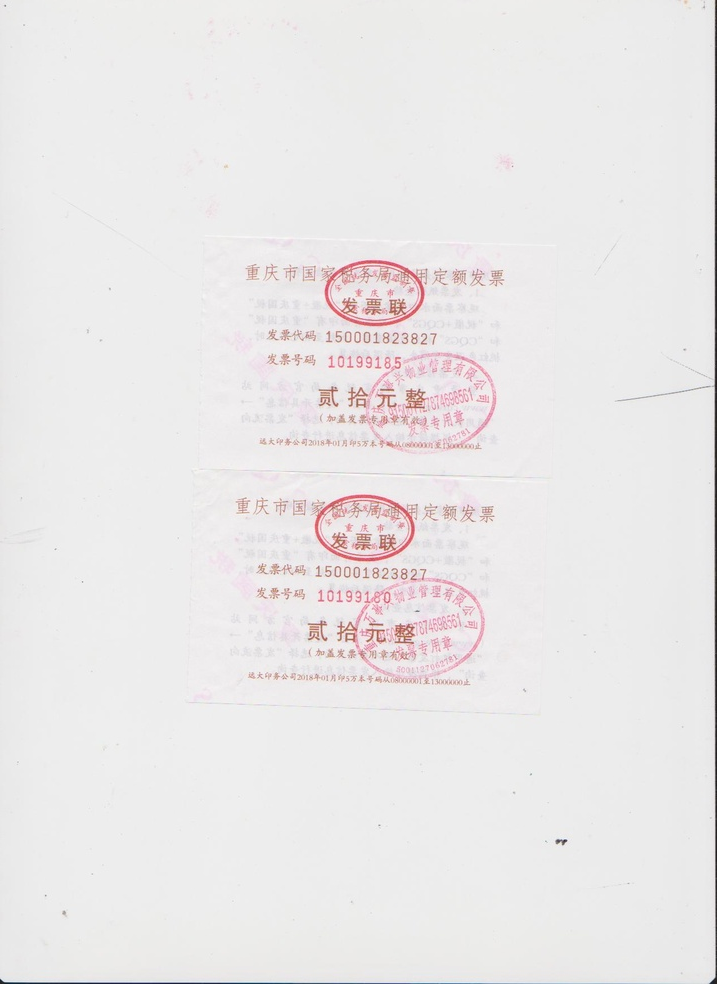
#> input picture Invoice/1.jpg, 717 x 984 px, shrunk from 1275 x 1750 before the run, found by its file name
$ python OnlyRed.py
#> lines starting #> are read from the running program, lines starting #| are printed output that depends on the picture; after the words box and inside, x2 and y2 are one past the last pixel; in counts of white or black regions, pixels touching at a corner belong together
import cv2
import numpy as np
img=cv2.imread("E:/business/recognition/Invoice/1.jpg")
#> img is the input picture: shape (984, 717, 3); mean B, G, R 232.4, 232.1, 234.5
HSV = cv2.cvtColor(img, cv2.COLOR_BGR2HSV)  #RGB 转为 HSV
#> HSV: shape (984, 717, 3); mean H, S, V 37.5, 3.4, 234.7
Gray=cv2.cvtColor(img, cv2.COLOR_BGR2GRAY)  #RGB 转为 gray
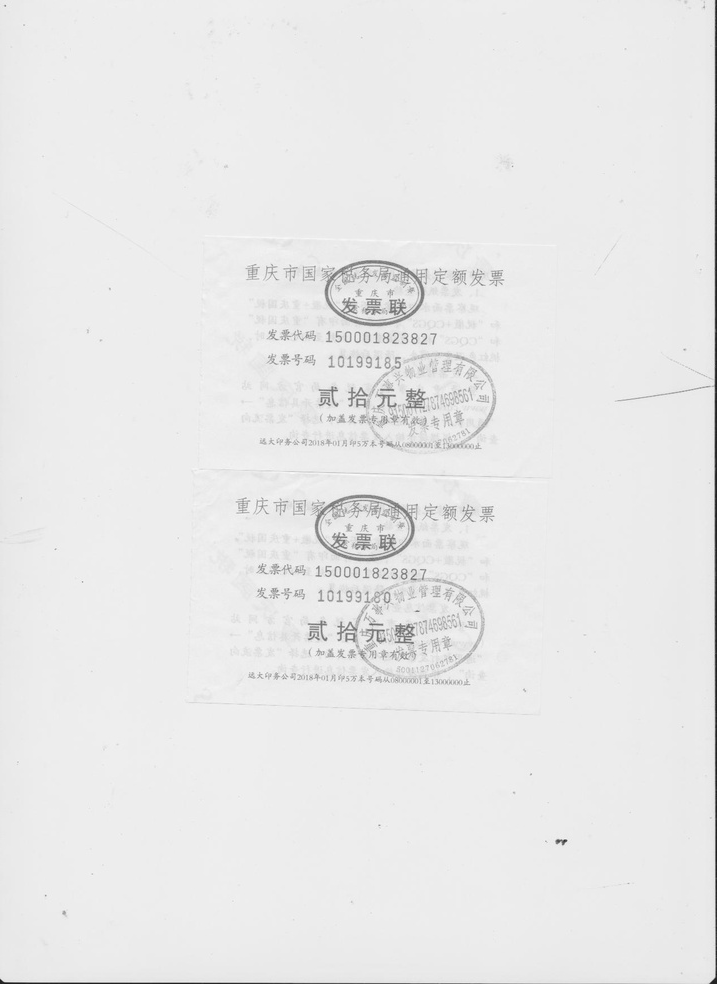
#> Gray: shape (984, 717); min 25, max 252, mean 232.9
H, S, V = cv2.split(HSV)    #分离 HSV 三通道
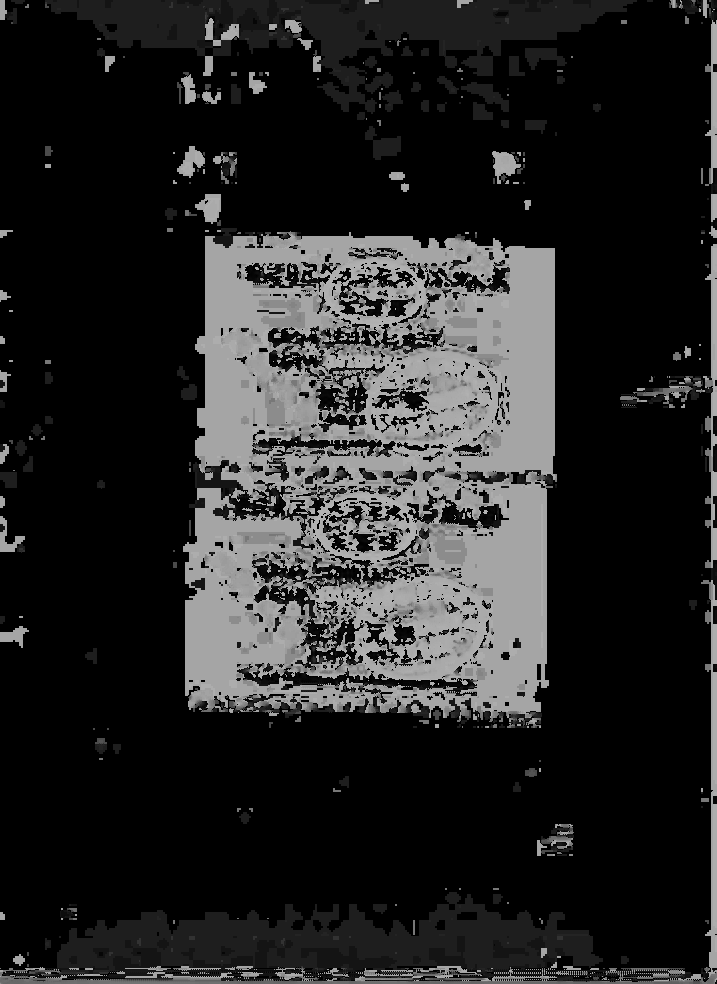
#> H: shape (984, 717); min 0, max 179, mean 37.5
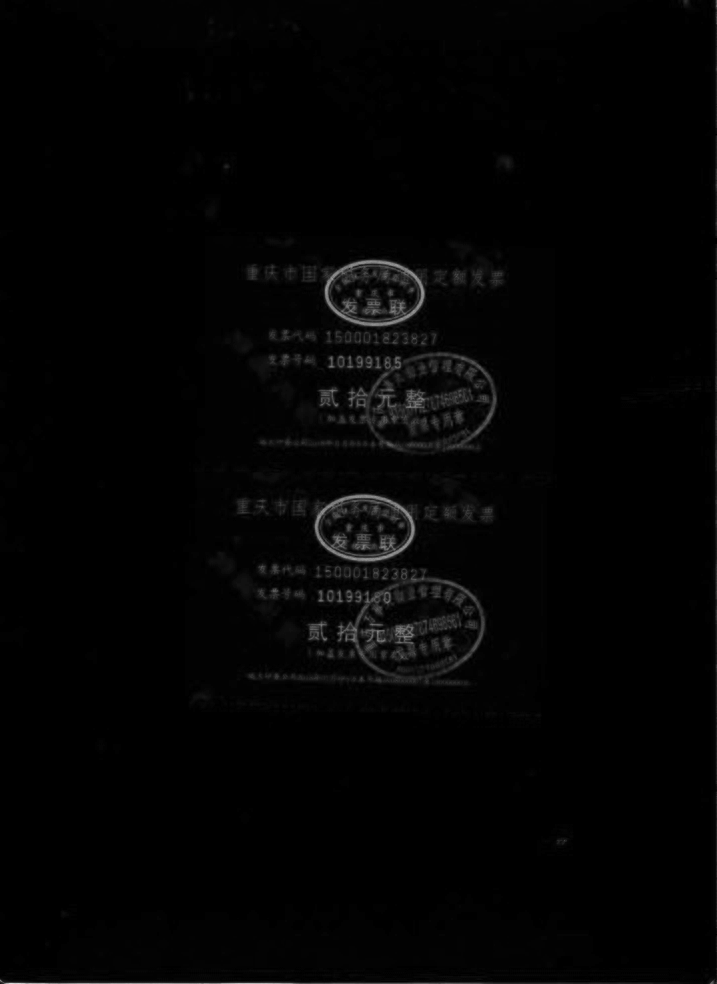
#> S: shape (984, 717); min 0, max 218, mean 3.4
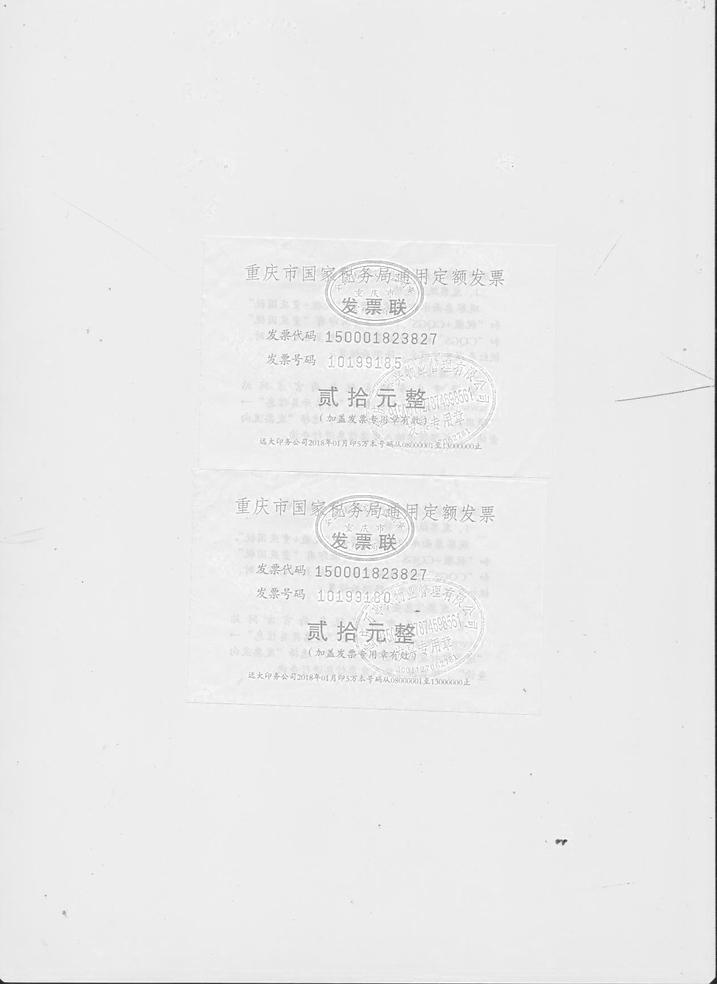
#> V: shape (984, 717); min 27, max 255, mean 234.7
Lowerred0 = np.array([168,43,35])
Upperred0 = np.array([173,255,255])
mask1 = cv2.inRange(HSV, Lowerred0, Upperred0)
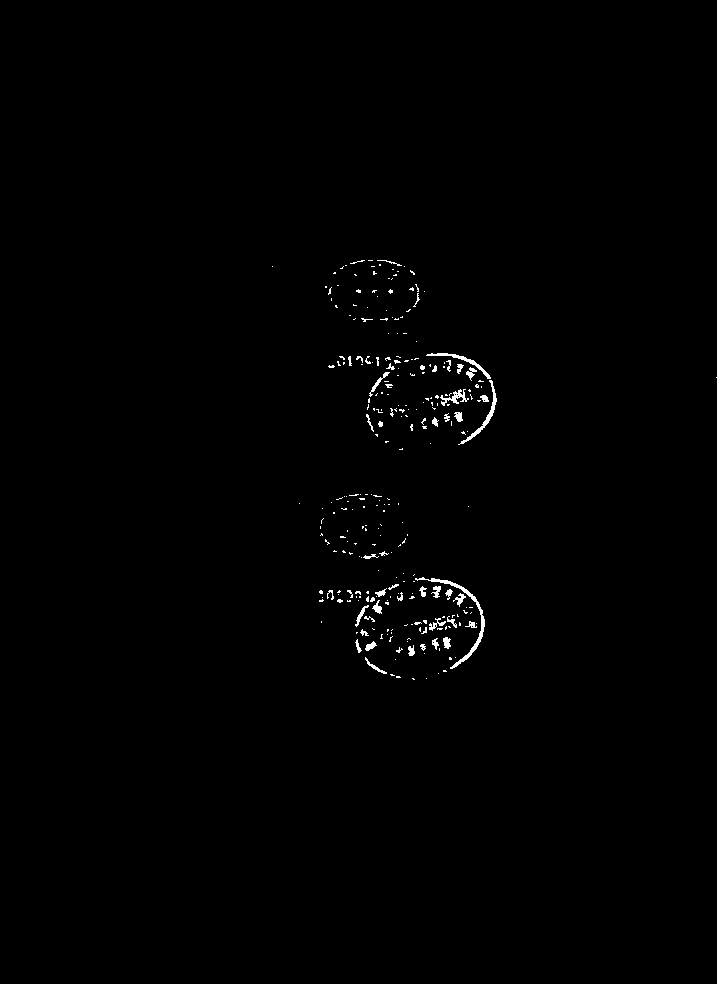
#> mask1: shape (984, 717); 0.59% white in thin lines or dots, all inside (x1, y1, x2, y2) = (272, 260, 717, 680)
Lowerred1 = np.array([0,43,35])
Upperred1 = np.array([11,255,255])
mask2 = cv2.inRange(HSV, Lowerred1, Upperred1)    #将红色区域部分归为全白，其他区域归为全黑
#> mask2: shape (984, 717); 0.68% white; 313 white regions (266 under 20 px), largest, box (x1, y1, x2, y2) and area: (395, 624, 414, 645) 264, (405, 391, 425, 410) 250, (388, 300, 406, 317) 205
Apple = mask1 +mask2
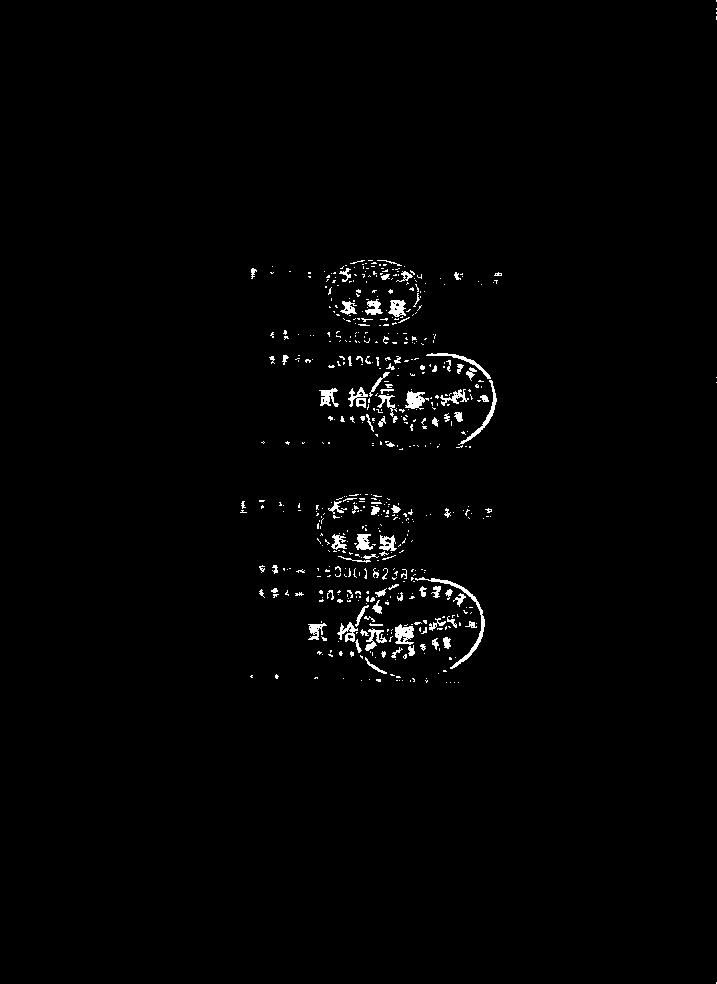
#> Apple: shape (984, 717); 1.3% white; 563 white regions (468 under 20 px), largest, box (x1, y1, x2, y2) and area: (415, 577, 485, 669) 487, (458, 380, 497, 445) 271, (395, 624, 414, 645) 269
Apple1=mask2
Apple2=mask1
cv2.imwrite("red1.jpg",Apple1)
cv2.imwrite("red2.jpg",Apple2)
# cv2.imshow("apple", Apple)
cv2.imwrite("red.jpg",Apple)
cv2.waitKey(0)
